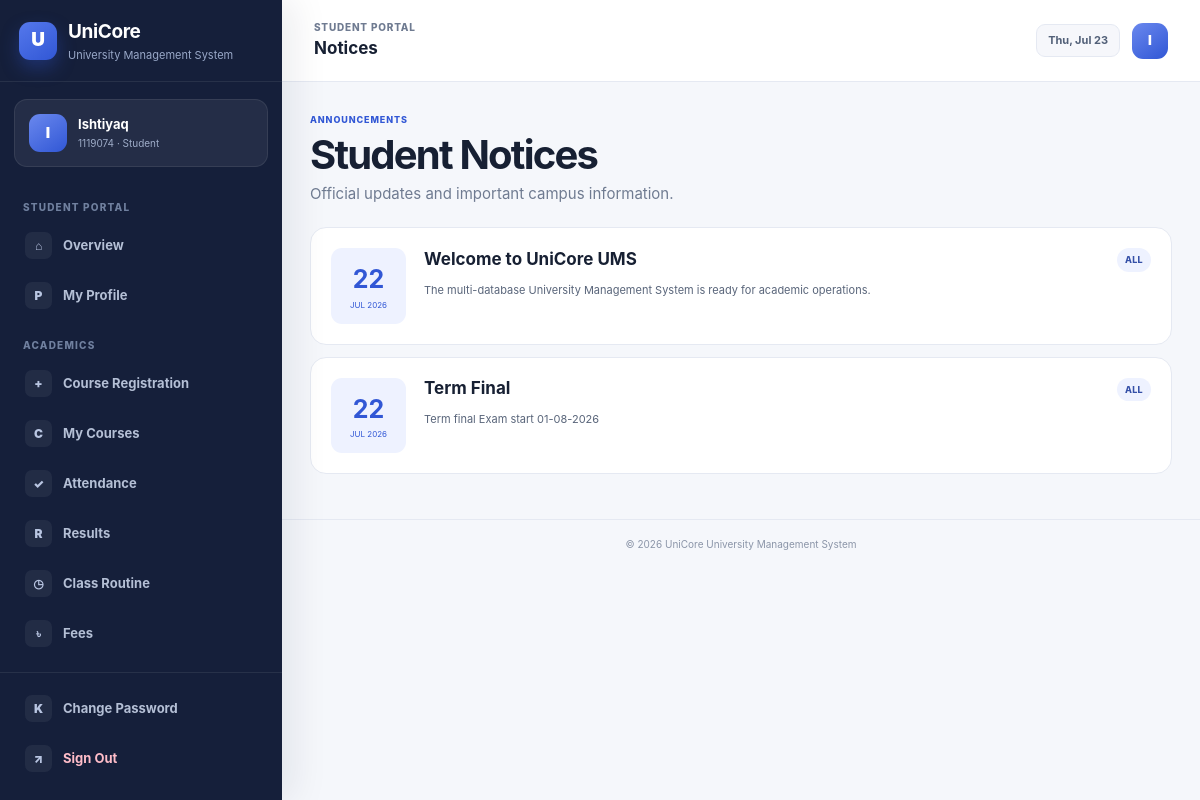
/student-portal/notices/ (signed in), run on the app's committed database.
### accounts/models.py (models this page shows, shortened)
class UserProfile(models.Model):
    ADMIN = "ADMIN"
    STUDENT = "STUDENT"
    TEACHER = "TEACHER"
    ROLE_CHOICES = [
        (ADMIN, "Administrator"),
        (STUDENT, "Student"),
        (TEACHER, "Teacher"),
    ]
    user = models.OneToOneField(
        settings.AUTH_USER_MODEL,
        on_delete=models.CASCADE,
        related_name="ums_profile",
    )
    role = models.CharField(max_length=10, choices=ROLE_CHOICES)
    reference_id = models.CharField(
        max_length=30,
        blank=True,
        help_text="Student ID from MySQL or Teacher ID from PostgreSQL.",
    )
    display_name = models.CharField(max_length=120, blank=True)
    created_at = models.DateTimeField(auto_now_add=True)
    updated_at = models.DateTimeField(auto_now=True)
    class Meta:
        ordering = ["role", "reference_id", "user__username"]
        constraints = [
            models.UniqueConstraint(
                fields=["role", "reference_id"],
                condition=~models.Q(reference_id=""),
                name="unique_role_reference_account",
            )
        ]

### academic/models.py (models this page shows, shortened)
class TimeStampedModel(models.Model):
    created_at = models.DateTimeField(auto_now_add=True)
    updated_at = models.DateTimeField(auto_now=True)
    class Meta:
        abstract = True

class Notice(TimeStampedModel):
    AUDIENCE_CHOICES = [
        ("All", "Everyone"),
        ("Students", "Students"),
        ("Teachers", "Teachers"),
        ("Staff", "Staff"),
    ]
    title = models.CharField(max_length=180)
    audience = models.CharField(max_length=20, choices=AUDIENCE_CHOICES, default="All")
    content = models.TextField()
    publish_date = models.DateField()
    active = models.BooleanField(default=True)
    class Meta:
        ordering = ["-publish_date", "-created_at"]

### accounts/views.py (the view)
# urls.py: path("student-portal/notices/", views.student_notices, name="student_notices"),
@student_required
def student_notices(request):
    profile, reference, student, database_online, display_name = _student_identity(request.user)
    notices = Notice.objects.filter(active=True, audience__in=["All", "Students"])
    return render(
        request,
        "accounts/notices.html",
        {"notices": notices, "portal_title": "Student Notices", "display_name": display_name},
    )

### accounts/context_processors.py (called while the page is built)
def role_context(request):
    return {
        "ums_role": get_user_role(request.user),
        "ums_profile": get_user_profile(request.user),
    }

### accounts/utils.py (called while the page is built)
def get_user_role(user):
    if not getattr(user, "is_authenticated", False):
        return None
    if user.is_superuser or user.is_staff:
        return UserProfile.ADMIN
    try:
        return user.ums_profile.role
    except UserProfile.DoesNotExist:
        return None

def get_user_profile(user):
    if not getattr(user, "is_authenticated", False):
        return None
    try:
        return user.ums_profile
    except UserProfile.DoesNotExist:
        return None

### accounts/views.py (called while the page is built)
def _student_identity(user):
    profile = get_user_profile(user)
    reference = profile.reference_id
    student = None
    database_online = True
    try:
        student = Student.objects.filter(student_id=reference).first()
        if student is None and str(reference).isdigit():
            student = Student.objects.filter(pk=int(reference)).first()
    except Exception:
        database_online = False
    display_name = student.name if student else (profile.display_name or user.username)
    return profile, reference, student, database_online, display_name

### accounts/templates/accounts/notices.html (shortened to what this page needs)
{% extends "base.html" %}
{% block header_title %}Notices{% endblock %}
{% block content %}
<div class="page-header"><div><span class="eyebrow">Announcements</span><h1>{{ portal_title }}</h1><p>Official updates and important campus information.</p></div></div>
<div class="notice-feed">{% for notice in notices %}<article class="notice-card"><div class="notice-card-date"><strong>{{ notice.publish_date|date:"d" }}</strong><span>{{ notice.publish_date|date:"M Y" }}</span></div><div><div class="notice-card-head"><h2>{{ notice.title }}</h2><span class="soft-badge">{{ notice.audience }}</span></div><p>{{ notice.content|linebreaksbr }}</p></div></article>{% empty %}<div class="panel empty-state">No active notices.</div>{% endfor %}</div>
{% endblock %}

### templates/base.html (shortened to what this page needs)
{% load static %}
<!DOCTYPE html>
<html lang="en">
<head>
  <link rel="stylesheet" href="{% static 'ums/css/style.css' %}?v=20260722-ui2">
</head>
<body class="{% if user.is_authenticated %}app-body{% else %}public-body{% endif %}">
{% if user.is_authenticated %}
  {% with current=request.resolver_match.url_name %}
  <div class="app-layout">
    <aside class="sidebar" data-sidebar>
      <div class="sidebar-brand">
        <a href="{% url 'portal_redirect' %}" class="brand-link">
          <span class="brand-symbol">U</span>
          <span><strong>UniCore</strong><small>University Management System</small></span>
        </a>
      </div>
      <div class="sidebar-profile">
        <span class="profile-avatar">{{ ums_profile.display_name|default:user.username|first|upper }}</span>
        <div><strong>{{ ums_profile.display_name|default:user.username }}</strong><small>{% if ums_role == "ADMIN" %}Administrator{% elif ums_role == "STUDENT" %}{{ ums_profile.reference_id }} · Student{% else %}{{ ums_profile.reference_id }} · Teacher{% endif %}</small></div>
      </div>
      <nav class="sidebar-nav" aria-label="Main navigation">
        {% if ums_role == "ADMIN" %}
          <span class="nav-section-label">Overview</span>
          <a class="nav-item {% if current == 'home' %}active{% endif %}" href="{% url 'home' %}"><span class="nav-icon">⌂</span><span>Dashboard</span></a>
          <span class="nav-section-label">Management</span>
          <a class="nav-item {% if current == 'student_list' or current == 'add_student' or current == 'edit_student' %}active{% endif %}" href="{% url 'student_list' %}"><span class="nav-icon">S</span><span>Students</span></a>
          <a class="nav-item {% if current == 'teacher_list' or current == 'add_teacher' or current == 'edit_teacher' %}active{% endif %}" href="{% url 'teacher_list' %}"><span class="nav-icon">T</span><span>Teachers</span></a>
          <a class="nav-item {% if current == 'academic_dashboard' or current == 'department_list' or current == 'course_list' or current == 'enrollment_list' or current == 'assignment_list' or current == 'attendance_list' or current == 'result_list' or current == 'fee_list' or current == 'routine_list' or current == 'notice_list' %}active{% endif %}" href="{% url 'academic_dashboard' %}"><span class="nav-icon">A</span><span>Academic</span></a>
          <a class="nav-item {% if current == 'library_list' or current == 'issue_list' %}active{% endif %}" href="{% url 'library_list' %}"><span class="nav-icon">L</span><span>Library</span></a>
          <a class="nav-item {% if current == 'bus_card_list' or current == 'bus_card_review' %}active{% endif %}" href="{% url 'bus_card_list' %}"><span class="nav-icon">B</span><span>Bus Cards</span></a>
          <a class="nav-item {% if current == 'account_list' or current == 'account_create' %}active{% endif %}" href="{% url 'account_list' %}"><span class="nav-icon">U</span><span>User Accounts</span></a>
          {% if user.is_staff %}<a class="nav-item" href="{% url 'admin:index' %}"><span class="nav-icon">⚙</span><span>System Admin</span></a>{% endif %}
        {% elif ums_role == "STUDENT" %}
          <span class="nav-section-label">Student Portal</span>
          <a class="nav-item {% if current == 'student_portal' %}active{% endif %}" href="{% url 'student_portal' %}"><span class="nav-icon">⌂</span><span>Overview</span></a>
          <a class="nav-item {% if current == 'student_profile' %}active{% endif %}" href="{% url 'student_profile' %}"><span class="nav-icon">P</span><span>My Profile</span></a>
          <span class="nav-section-label">Academics</span>
          <a class="nav-item {% if current == 'student_course_registration' %}active{% endif %}" href="{% url 'student_course_registration' %}"><span class="nav-icon">+</span><span>Course Registration</span></a>
          <a class="nav-item {% if current == 'student_courses' %}active{% endif %}" href="{% url 'student_courses' %}"><span class="nav-icon">C</span><span>My Courses</span></a>
          <a class="nav-item {% if current == 'student_attendance_summary' %}active{% endif %}" href="{% url 'student_attendance_summary' %}"><span class="nav-icon">✓</span><span>Attendance</span></a>
          <a class="nav-item {% if current == 'student_results' %}active{% endif %}" href="{% url 'student_results' %}"><span class="nav-icon">R</span><span>Results</span></a>
          <a class="nav-item {% if current == 'student_routine' %}active{% endif %}" href="{% url 'student_routine' %}"><span class="nav-icon">◷</span><span>Class Routine</span></a>
          <a class="nav-item {% if current == 'student_fees' %}active{% endif %}" href="{% url 'student_fees' %}"><span class="nav-icon">৳</span><span>Fees</span></a>
        {% endif %}
      </nav>
      <div class="sidebar-footer">
        <a class="nav-item {% if current == 'change_password' %}active{% endif %}" href="{% url 'change_password' %}"><span class="nav-icon">K</span><span>Change Password</span></a>
        <form method="post" action="{% url 'logout' %}">{% csrf_token %}<button class="nav-item logout-item" type="submit"><span class="nav-icon">↗</span><span>Sign Out</span></button></form>
      </div>
    </aside>
    <div class="app-main">
      <header class="app-header">
        <div class="header-left">
          <div><span class="header-kicker">{% if ums_role == 'ADMIN' %}Administration{% elif ums_role == 'STUDENT' %}Student Portal{% else %}Faculty Portal{% endif %}</span><strong>{% block header_title %}University Management System{% endblock %}</strong></div>
        </div>
        <div class="header-actions"><span class="date-chip">{% now "D, M d" %}</span><span class="header-avatar">{{ ums_profile.display_name|default:user.username|first|upper }}</span></div>
      </header>
      <main class="app-content">
        {% block content %}{% endblock %}
      </main>
      <footer class="app-footer">© {% now "Y" %} UniCore University Management System</footer>
    </div>
  </div>
  {% endwith %}
{% endif %}
</body>
</html>

### data on the page
UserProfile: display_name|first "I", display_name "Ishtiyaq", reference_id "1119074"
Notice: publish_date "22", publish_date "JUL 2026", title "Welcome to UniCore UMS", audience "ALL", content "The multi-database University Management System is ready for academic operations."
Notice: publish_date "22", publish_date "JUL 2026", title "Term Final", audience "ALL", content "Term final Exam start 01-08-2026"

### other printed values
{{ portal_title }} "Student Notices"
